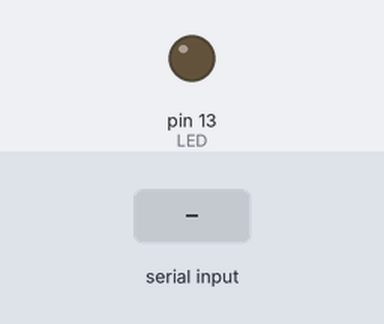
Simulated run of this sketch. Board: Arduino Mega 2560, built with avr-gcc and run on an emulated ATmega2560. Parts: output pins drawn as LEDs (lit = HIGH). The inputs (shaded band) are chosen by the test bench. What the sketch prints to the serial monitor is not drawn.

Above: at 1.2 s.
1.3 s: "90\n" received over Serial
At 2.1 s:
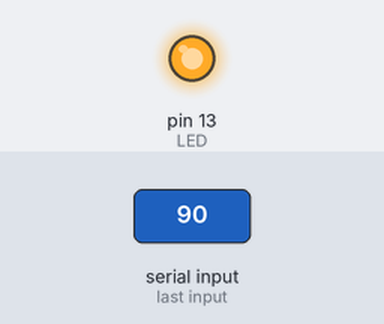
Timing chart, 0 to 4.3 s (numbered marks = the images above; inputs shaded):
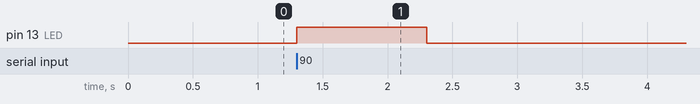

Measured:
- after the input at 1.3 s, pin 13 (LED): LOW → HIGH at once, → LOW 1.0 s later

The sketch:

RC_control.ino
```cpp
#include <stdio.h>
#include <Servo.h>
#include <math.h>

//#define DEBUG
#define pin_throttle 8 // set pin number 8 of arduino mega as rc_throttle pin
#define pin_steer 7 // set pin number 7 of arduino mega as rc_steer pin
#define LED 13
#define ZERO_STEER 1450
#define ZERO_SPEED 1500
void lidar_control();


Servo steer;
Servo throttle;

int steer_val = ZERO_STEER;
int throttle_val = ZERO_SPEED;
int lane_steer_val_old, lane_steer_val_new = ZERO_STEER;
int lane_throttle_val = ZERO_SPEED;


void setup() {
  Serial.begin(115200);

//  steer.attach(pin_steer);
//  throttle.attach(pin_throttle);
  pinMode(LED, OUTPUT);
  digitalWrite(LED, LOW);
}

void loop() {

  if(Serial.available()){
    digitalWrite(LED, HIGH);
    lane_steer_val_old = lane_steer_val_new;
    lane_steer_val_new = Serial.parseInt();
    lane_throttle_val = Serial.parseInt();
    Serial.read();
  }
  else{
    digitalWrite(LED, LOW);
  }

  //if the diffrence between the pervious and persent steering values is less than 5000, the (lane)vision will control rc_car or the rplidar will control it.
  //if you want to change the Criteria then, change the value(now the Criteria is 5000).
   if( abs(lane_steer_val_new - lane_steer_val_old) < 5000){
    // use vision(lane) control
    steer_val = lane_steer_val_new;
    throttle_val = lane_throttle_val;
  }
  else{
    //do lidar control
    lidar_control();
  }

//  throttle.writeMicroseconds(throttle_val);
//  steer.writeMicroseconds(steer_val);


  Serial.print(steer_val);
  Serial.print(",");
  Serial.println(throttle_val);

}

void lidar_control()
{

}
```
